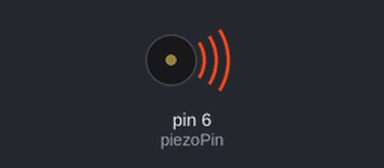
Bench run of a sketch on a simulated Arduino Uno, built with avr-gcc and run on an emulated ATmega328P. Shown: buzzer (waves = sounding).

Above: at 0.1 s.
Timing chart, 0 to 1.6 s (numbered marks = the images above):
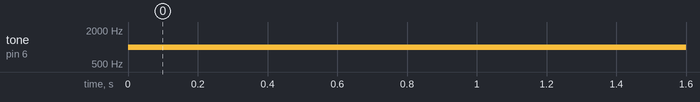

Measured:
- by itself, tone on pin 6 (piezoPin): silent → 1000 Hz at 0.00 s

The sketch:

buzzer_code.ino
```cpp
//Specify digital pin on the Arduino that the positive lead of piezo buzzer is attached.
int piezoPin = 6;

void setup() {

}//close setup

void loop() {

  /*Tone needs 2 arguments, but can take three
    1) Pin#
    2) Frequency - this is in hertz (cycles per second) which determines the pitch of the noise made
    3) Duration - how long teh tone plays
  */
  tone(piezoPin, 1000, 500);

  //tone(piezoPin, 1000, 500);
  //delay(1000);

}
```
